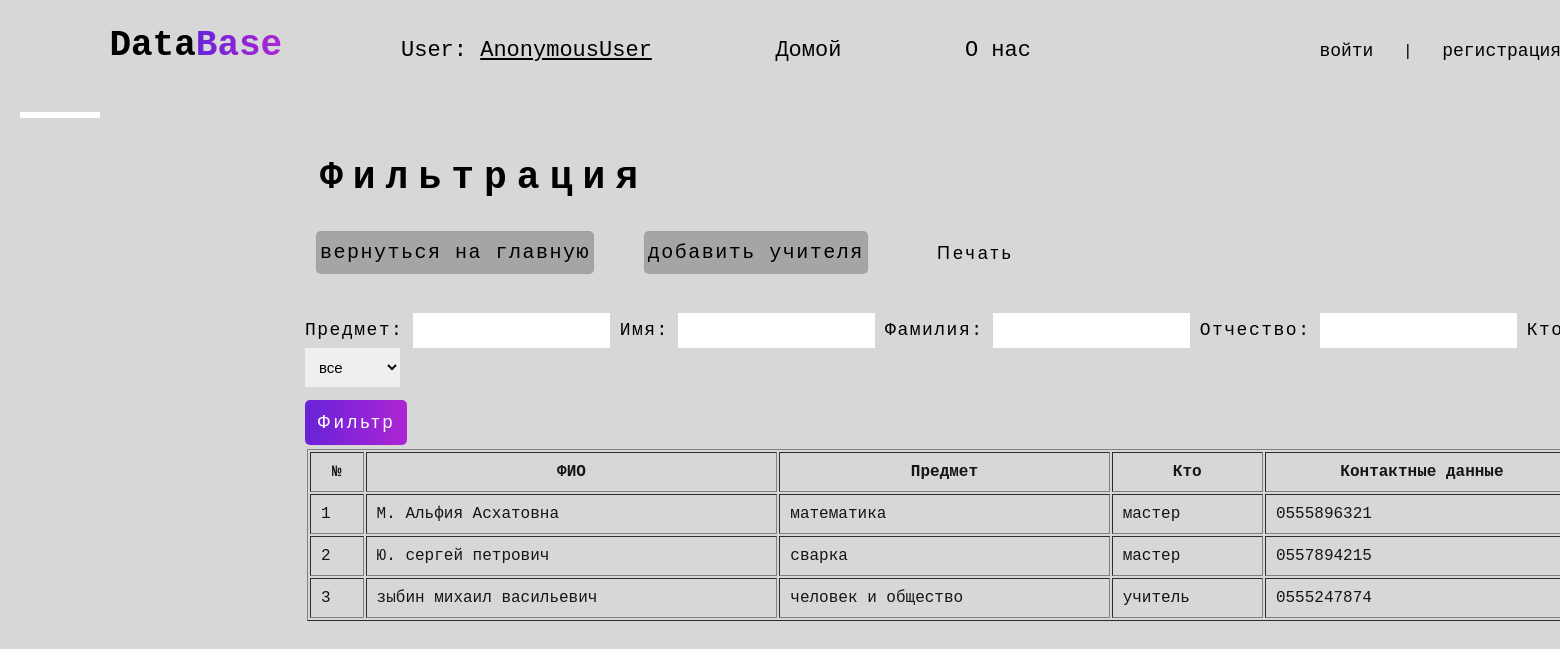
The app's page /db/teacher/filter/ with its own data.
### student_db/models.py (models this page shows, shortened)
class Teacher(models.Model):
    name = models.CharField(max_length=50)
    middle_name = models.CharField(max_length=50)
    last_name = models.CharField(max_length=50)
    phone = models.CharField(max_length=20)
    subject = models.CharField(max_length=50)
    work = models.CharField(max_length=50, choices=[('мастер', "мастер"), ("учитель", "учитель")], null=True)

### student_db/views.py (the view)
# urls.py: path('teacher/filter/', views.teacher_filter, name='teacher_filter'),
def teacher_filter(request):
    teachers = Teacher.objects.all()
    subject = request.GET.get('subject')
    if subject:
        teachers = teachers.filter(subject=subject)
    name = request.GET.get('name')
    if name:
        teachers = teachers.filter(name=name)
    middle_name = request.GET.get('middle_name')
    if middle_name:
        teachers = teachers.filter(middle_name=middle_name)
    last_name = request.GET.get('last_name')
    if last_name:
        teachers = teachers.filter(last_name=last_name)
    work = request.GET.get('work')
    if work:
        teachers = teachers.filter(work=work)
    context = {'teachers': teachers}
    return render(request, 'teacher/teacher_filter.html', context)

### student_db/templates/teacher/teacher_filter.html (shortened to what this page needs)
{% extends 'db.html' %}
{% load static %}
{% block content %}
<link rel="stylesheet" href="{% static 'css/filter.css' %}">
<main class="main">
    <div class="func">
       <h1>Фильтрация</h1>
        <div class="btn">
            <a class="button" href="{% url 'student:teacher_list' %}">вернуться на главную</a>
            <a class="button" href="{% url 'student:teacher_new' %}">добавить учителя</a>
            <button class="print" id="printButton">Печать</button>
        </div>
        <form class="filter" method="GET">
            <label for="subject">Предмет:</label>
            <input type="text" id="subject" name="subject">
            <label for="name">Имя:</label>
            <input type="text" id="name" name="name">
            <label for="middle_name">Фамилия:</label>
            <input type="text" id="middle_name" name="middle_name">
            <label for="last_name">Отчество:</label>
            <input type="text" id="last_name" name="last_name">
            <label for="work">Кто:</label>
            <select name="work" id="work">
                <option value="">все</option>
            </select>
            <br>
            <button type="submit">Фильтр</button>
        </form>
    </div>
{% if teachers %}
   <table border="1">
       <tr>
           <th>№</th>
           <th>ФИО</th>
           <th>Предмет</th>
           <th>Кто</th>
           <th>Контактные данные</th>
       </tr>
       {% for teacher in teachers %}
           <tr>
               <td>{{ forloop.counter }}</td>
               <td>{{ teacher.middle_name }} {{ teacher.name }} {{ teacher.last_name }}</td>
               <td>{{ teacher.subject }}</td>
               <td>{{ teacher.work }}</td>
               <td>{{ teacher.phone }}</td>
           </tr>
       {% endfor %}
   </table>
{% else %}
   <div class="message"><p>Нет данных, удовлетворяющих заданным критериям!</p></div>
{% endif %}
</main>
{% endblock %}

### static/css/db.css (style rules this page uses)
* { margin: 0; padding: 0; box-sizing: border-box; }
body { background: #000; color: white; font-family: 'Courier New', monospace; }

### static/css/filter.css (style rules this page uses)
* { margin: 0; padding: 0; box-sizing: border-box; }
body { background: #d7d7d7; color: black; font-family: 'Courier New', monospace; }
body { margin: 0; padding: 0; box-sizing: border-box; }
.main { position: relative; width: 1500px; height: 90%; left: 213px; top: 16px; }
.main h1 { position: absolute; font-size: 38px; font-weight: 700; letter-spacing: 10px; padding-left: 15px; }
.func { position: relative; width: 1317px; height: 235px; top: 20px; right: 178px; }
.btn { width: 1300px; height: 148px; }
.btn .button { border: 1px solid #9f9f9fe0; padding: 9px 3px; border-radius: 5px; background: #9f9f9fe0; display: inline-block; position: relative; top: 55px; left: -9px; text-align: center; font-size: 20px; }
.btn a { margin: 20px ; color: black; font-size: 18px; font-weight: 400; letter-spacing: 1.5px; align-items: center; text-decoration: none; }
.func .print { position: absolute; display: block; left: 608px; transition-duration: .5s; top: 77px; }
.func button { background: transparent; border: none; padding: 10px 24px; font-size: 18px; font-weight: 500; letter-spacing: 3px; border-radius: 5px; transition-duration: .5s; }
.func .filter { width: 1376px; height: 107px; position: absolute; display: block; top: 157px; }
.filter label { color: #000; font-size: 18px; font-weight: 400; letter-spacing: 1.5px; }
.func .filter select, .func .filter select option { margin-right: 10px; font-size: 15px; outline: none; border: none; padding: 10px; }
.func .filter input { padding: 10px; border: none; outline: none; }
.func .filter button { font-size: 18px; border: none; padding: 12px; margin: 13px 0 10px 0; border-radius: 5px; background: linear-gradient(90deg, #6923d8, #ad25d3); color: #fff; transition-duration: .5s; }
.main table { margin: 0 auto; width: 85%; position: absolute; top: 313px; left: -176px; }
.main table th, tr, td { padding: 10px; color: #151512; }

### records on screen
Teacher: middle_name "М.", name "Альфия", last_name "Асхатовна", subject "математика", work "мастер", phone "0555896321"
Teacher: middle_name "Ю.", name "сергей", last_name "петрович", subject "сварка", work "мастер", phone "0557894215"
Teacher: middle_name "зыбин", name "михаил", last_name "васильевич", subject "человек и общество", work "учитель", phone "0555247874"

### other values on screen
{{ user }} "AnonymousUser"
